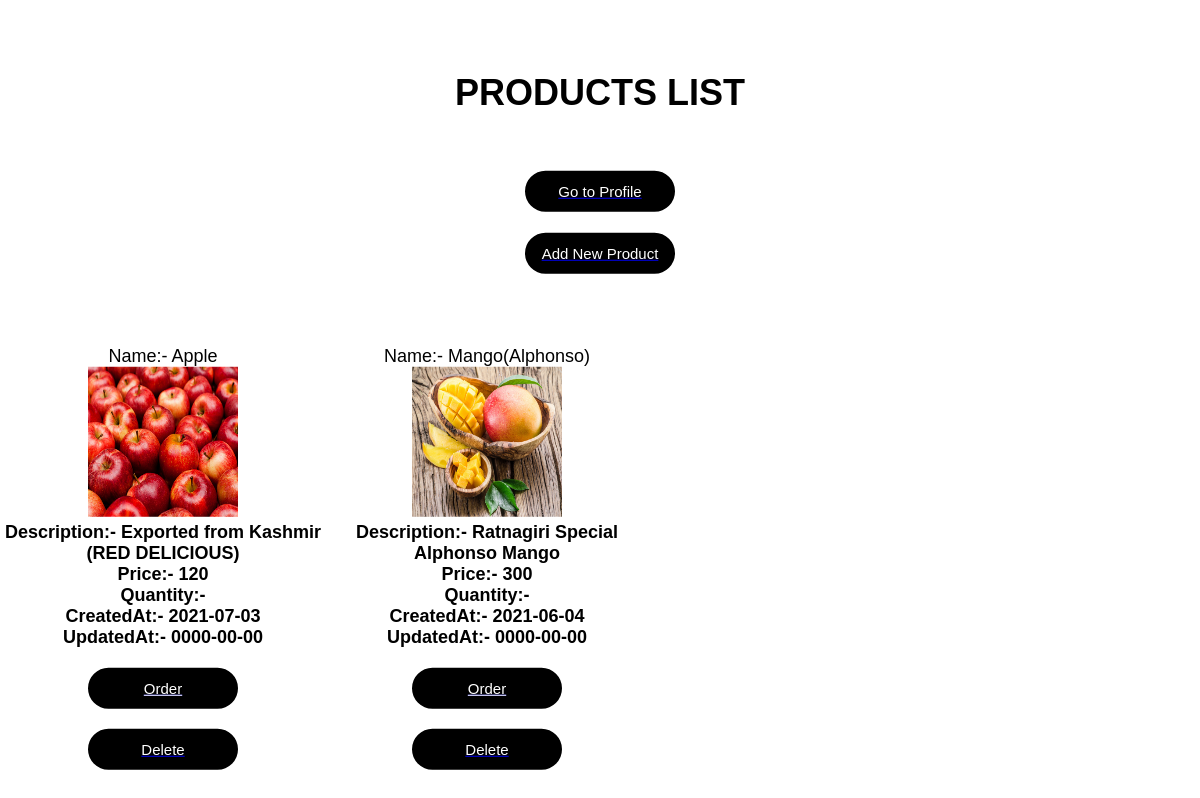
Screenshot of /pro_viewfile.php (signed in) with the database file from the repository.
### tables this page shows
CREATE TABLE `products` (
  `ID` int(11) NOT NULL,
  `Cat_ID` int(50) NOT NULL,
  `Name` varchar(255) NOT NULL,
  `Description` varchar(255) NOT NULL,
  `Price` int(20) NOT NULL,
  `Image` varchar(255) NOT NULL,
  `Suppliers_ID` int(11) NOT NULL,
  `CreatedAt` date NOT NULL,
  `UpdatedAt` date NOT NULL,
  `Status` varchar(10) NOT NULL
);

### pro_viewfile.php (the view, shortened to what this page needs)
<!DOCTYPE html>
<html>
<head>
</head>
<body>
<?php include("config.php"); ?>
<table width="80%" border="0" cellspacing="2" cellpadding="5" align="center">
	<tr>
	<tr>
		<td colspan="5" align="center">
		<h1>PRODUCTS LIST</h1>
		</td>
	</tr>
	<tr>
		<td colspan="5" align="center">
		<h3><a href="sprofile.php"><button type="button" class="btn btn-primary ml-4 pl-2">Go to Profile</button></a></h3>
		<div class="container-fluid my-4">
			<div class="row my-2">
				<a href="pro_addfile.php"><button type="button" class="btn btn-primary ml-4 pl-2">Add New Product</button></a>
			</div>
		</div>
		<br>
		<br>
		</td>
	</tr>
<div align="center">
<?php
	$qr = 	"SELECT
				*
			FROM
				`products` WHERE Suppliers_ID='".$_SESSION['ID']."'";
	$q1 = mysqli_query($dbcon,$qr);
				?><table>
					<tr>
				<?php
				$w=1;
				while($r = mysqli_fetch_array($q1))  {
					if($w <= 4){			?>
					<td>
					<div align="center" class="card" style="width: 20rem;" >
						<?php echo 'Name:- ', $r['Name']; ?><br>
						<img class="img-responsive" src="<?php echo $r['Image'];?>" alt="Card Image Caption" width="150" height ="150" ><br>
					<div class="card-body"  color="red" style="font-size: 18px;
					font-weight: bold;
											">
						<?php echo 'Description:- ' ,$r['Description']; ?><br>
						<?php echo 'Price:- ', $r['Price']; ?><br>
						<?php echo 'Quantity:- ', $r['Qty']; ?><br>
						<?php echo 'CreatedAt:- ', $r['CreatedAt']; ?> <br>
						<?php echo 'UpdatedAt:- ', $r['UpdatedAt']; ?><br>
 							<a href="pro_updtdfile.php?id=<?php echo $r['ID']; ?>"><button type="button" class="btn btn-primary ml-4 pl-2"><u>Order</button></a>
    					<a href="pro_delfile.php?id=<?php echo $r['ID']; ?>"><button type="button" class="btn btn-primary ml-4 pl-2">Delete</button></a><br>
 					</div></div>
					</td>
					<?php
					}
					else{
						?>
						</tr> <?php
					}
					$w =$w +1;
					?>
 <?php					}?>
</table>
</body>
</html>

### pro_viewfile.php (style rules this page uses)
body { margin: 0; padding: 0; font-family: sans-serif; background-image: url("bg5.jpeg"); background-size: 120%; transform: translate(0%,5%); background-position: center; opacity: 1.0; text-decoration: none; background-repeat: no-repeat; font-size: 18px; }
button { font-size: 15px; text-color:white; border:0; width: 150px; background-color: black ; display: block; margin: 20px auto; text-align: center; border: 2px solid black; padding: 10px 10px; outline: none; color: white; border-radius: 24px; transition: 0.25s; cursor: pointer; }
button { transition-duration: 0.4s; }

### rows the page displays
products: Name "Apple", Image (picture), Description "Exported from Kashmir (RED DELICIOUS)", Price "120", CreatedAt "2021-07-03", UpdatedAt "0000-00-00"
products: Name "Mango(Alphonso)", Image (picture), Description "Ratnagiri Special Alphonso Mango", Price "300", CreatedAt "2021-06-04", UpdatedAt "0000-00-00"
